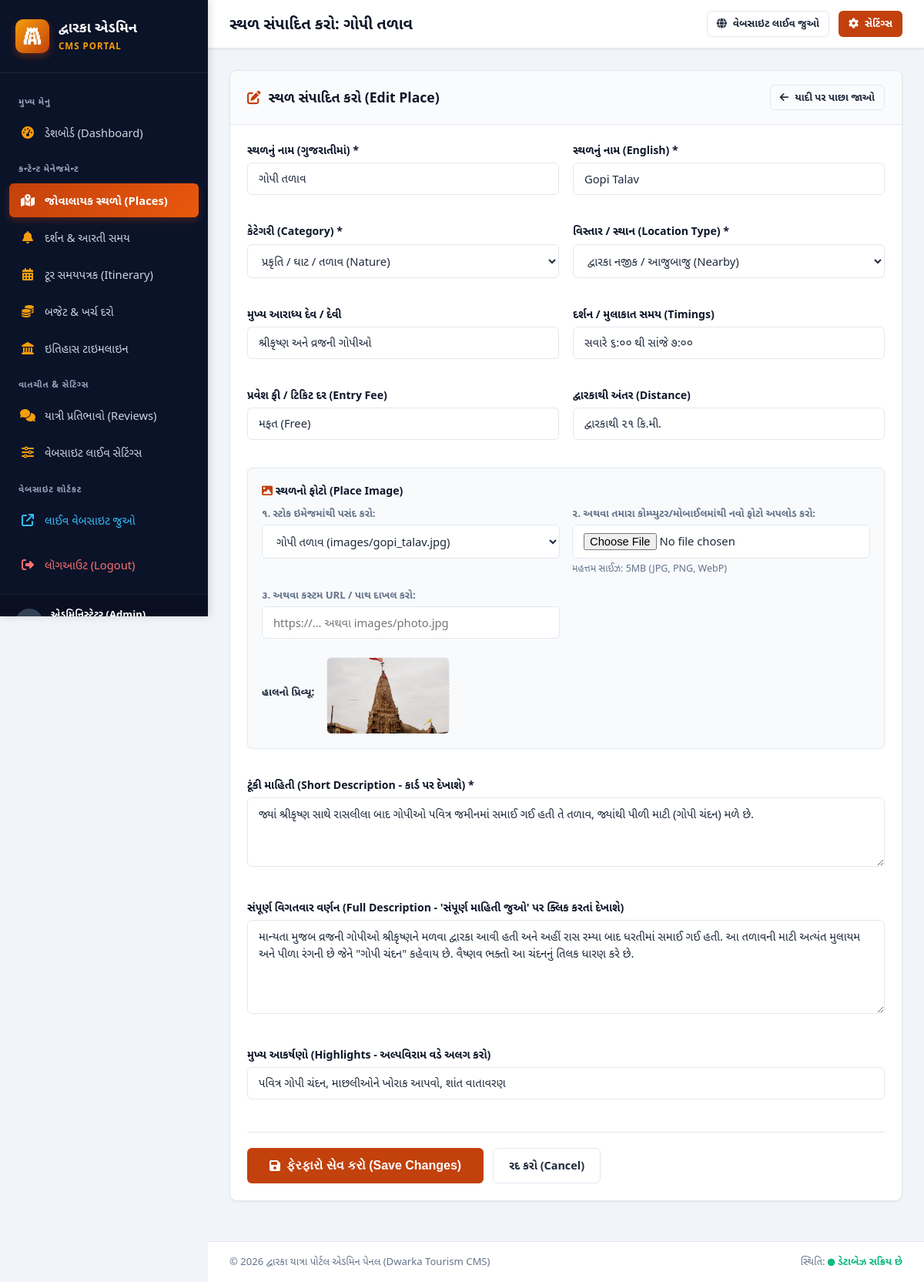
The page /admin/place_edit.php?id=11 (signed in) on the database its author committed.
### tables this page shows
CREATE TABLE `places` (
    `id` INT AUTO_INCREMENT PRIMARY KEY,
    `name_gu` VARCHAR(255) NOT NULL,
    `name_en` VARCHAR(255) NOT NULL,
    `category` ENUM('temple', 'beach', 'nature', 'historical', 'bridge') NOT NULL DEFAULT 'temple',
    `location_type` ENUM('in_dwarka', 'nearby') NOT NULL DEFAULT 'in_dwarka',
    `deity_gu` VARCHAR(255) NULL,
    `timings` VARCHAR(255) DEFAULT 'સવારે ૬:૦૦ થી રાત્રે ૯:૦૦',
    `entry_fee` VARCHAR(100) DEFAULT 'મફત (Free)',
    `distance_km` VARCHAR(100) DEFAULT 'શહેરમાં',
    `image_url` VARCHAR(500) NULL,
    `short_desc` TEXT NOT NULL,
    `full_desc` LONGTEXT NOT NULL,
    `highlights` TEXT NULL,
    `created_at` TIMESTAMP DEFAULT CURRENT_TIMESTAMP
);

### admin/place_edit.php (the view, shortened to what this page needs)
<?php
require_once __DIR__ . '/../db.php';
$id = (int)($_GET['id'] ?? 0);
$is_edit = ($id > 0);
$place = [
    'name_gu' => '',
    'name_en' => '',
    'category' => 'temple',
    'location_type' => 'in_dwarka',
    'deity_gu' => '',
    'timings' => 'સવારે ૬:૦૦ થી રાત્રે ૯:૦૦',
    'entry_fee' => 'મફત (Free)',
    'distance_km' => 'શહેરમાં',
    'image_url' => 'images/dwarkadhish.jpg',
    'short_desc' => '',
    'full_desc' => '',
    'highlights' => ''
];
if ($is_edit) {
    $stmt = $pdo->prepare("SELECT * FROM places WHERE id = ?");
    $stmt->execute([$id]);
    $existing = $stmt->fetch();
    $place = $existing;
}
$page_title = $is_edit ? "સ્થળ સંપાદિત કરો: " . htmlspecialchars($place['name_gu']) : "નવું જોવાલાયક સ્થળ ઉમેરો";
$stock_images = [
    'images/dwarkadhish.jpg' => 'દ્વારકાધીશ જગત મંદિર',
    'images/gomti_ghat.jpg' => 'ગોમતી ઘાટ & સંગમ',
    'images/sudama_setu.jpg' => 'સુદામા સેતુ',
    'images/bhadkeshwar.jpg' => 'ભડકેશ્વર મહાદેવ',
    'images/lighthouse.jpg' => 'દ્વારકા બીચ & લાઈટહાઉસ',
    'images/gita_mandir.jpg' => 'ગીતા મંદિર & શારદા પીઠ',
    'images/beyt_dwarka.jpg' => 'બેટ દ્વારકા',
    'images/nageshwar.jpg' => 'નાગેશ્વર જ્યોતિર્લિંગ',
    'images/shivrajpur.jpg' => 'શિવરાજપુર બીચ',
    'images/rukmini_temple.jpg' => 'રુક્ષ્મણી મંદિર',
    'images/gopi_talav.jpg' => 'ગોપી તળાવ',
    'images/hero_dwarka.jpg' => 'દ્વારકા હીરો વ્યૂ'
];
require_once __DIR__ . '/header.php';
?>
<div class="card">
    <div class="card-header">
        <div class="card-title">
            <i class="fa-solid <?= $is_edit ? 'fa-pen-to-square' : 'fa-plus' ?>" style="color: var(--primary);"></i>
            <?= $is_edit ? 'સ્થળ સંપાદિત કરો (Edit Place)' : 'નવું સ્થળ ઉમેરો (Add New Place)' ?>
        </div>
        <a href="places.php" class="btn btn-outline btn-sm">
            <i class="fa-solid fa-arrow-left"></i> યાદી પર પાછા જાઓ
        </a>
    </div>
    <div class="card-body">
        <form method="POST" action="" enctype="multipart/form-data">
            <div class="form-grid">
                <div class="form-group">
                    <label class="form-label" for="name_gu">
                        સ્થળનું નામ (ગુજરાતીમાં) *
                    </label>
                    <input type="text" id="name_gu" name="name_gu" class="form-control"
                           value="<?= htmlspecialchars($place['name_gu']) ?>"
                           placeholder="દા.ત. શ્રી દ્વારકાધીશ જગત મંદિર" required>
                </div>
                <div class="form-group">
                    <label class="form-label" for="name_en">
                        સ્થળનું નામ (English) *
                    </label>
                    <input type="text" id="name_en" name="name_en" class="form-control"
                           value="<?= htmlspecialchars($place['name_en']) ?>"
                           placeholder="e.g. Shree Dwarkadhish Jagat Mandir" required>
                </div>
                <div class="form-group">
                    <label class="form-label" for="category">કેટેગરી (Category) *</label>
                    <select id="category" name="category" class="form-control">
                        <option value="nature" <?= $place['category'] === 'nature' ? 'selected' : '' ?>>પ્રકૃતિ / ઘાટ / તળાવ (Nature)</option>
                    </select>
                </div>
                <div class="form-group">
                    <label class="form-label" for="location_type">વિસ્તાર / સ્થાન (Location Type) *</label>
                    <select id="location_type" name="location_type" class="form-control">
                        <option value="nearby" <?= $place['location_type'] === 'nearby' ? 'selected' : '' ?>>દ્વારકા નજીક / આજુબાજુ (Nearby)</option>
                    </select>
                </div>
                <div class="form-group">
                    <label class="form-label" for="deity_gu">મુખ્ય આરાધ્ય દેવ / દેવી</label>
                    <input type="text" id="deity_gu" name="deity_gu" class="form-control"
                           value="<?= htmlspecialchars($place['deity_gu'] ?? '') ?>"
                           placeholder="દા.ત. ભગવાન શ્રીકૃષ્ણ (રાજાધિરાજ)">
                </div>
                <div class="form-group">
                    <label class="form-label" for="timings">દર્શન / મુલાકાત સમય (Timings)</label>
                    <input type="text" id="timings" name="timings" class="form-control"
                           value="<?= htmlspecialchars($place['timings']) ?>"
                           placeholder="દા.ત. સવારે ૬:૩૦ થી બપોરે ૧:૦૦ અને સાંજે ૫:૦૦ થી ૯:૩૦">
                </div>
                <div class="form-group">
                    <label class="form-label" for="entry_fee">પ્રવેશ ફી / ટિકિટ દર (Entry Fee)</label>
                    <input type="text" id="entry_fee" name="entry_fee" class="form-control"
                           value="<?= htmlspecialchars($place['entry_fee']) ?>"
                           placeholder="દા.ત. મફત (Free) અથવા ₹૫૦ પ્રતિ વ્યક્તિ">
                </div>
                <div class="form-group">
                    <label class="form-label" for="distance_km">દ્વારકાથી અંતર (Distance)</label>
                    <input type="text" id="distance_km" name="distance_km" class="form-control"
                           value="<?= htmlspecialchars($place['distance_km']) ?>"
                           placeholder="દા.ત. દ્વારકા શહેર કેન્દ્ર અથવા દ્વારકાથી ૧૬ કિ.મી.">
                </div>
                <div class="form-group full-width" style="background: #f8fafc; padding: 18px; border-radius: var(--radius-sm); border: 1px solid var(--border);">
                    <label class="form-label"><i class="fa-solid fa-image" style="color: var(--primary);"></i> સ્થળનો ફોટો (Place Image)</label>
                    <div style="display: grid; grid-template-columns: repeat(auto-fit, minmax(260px, 1fr)); gap: 16px; margin-top: 10px;">
                        <div>
                            <label style="font-size: 0.82rem; font-weight: 600; color: var(--text-muted); display: block; margin-bottom: 4px;">
                                ૧. સ્ટોક ઇમેજમાંથી પસંદ કરો:
                            </label>
                            <select id="existing_image" name="existing_image" class="form-control" onchange="previewStockImage(this.value)">
                                <?php foreach ($stock_images as $path => $label): ?>
                                    <option value="<?= $path ?>" <?= $place['image_url'] === $path ? 'selected' : '' ?>>
                                        <?= htmlspecialchars($label) ?> (<?= $path ?>)
                                    </option>
                                <?php endforeach; ?>
                            </select>
                        </div>
                        <div>
                            <label style="font-size: 0.82rem; font-weight: 600; color: var(--text-muted); display: block; margin-bottom: 4px;">
                                ૨. અથવા તમારા કોમ્પ્યુટર/મોબાઈલમાંથી નવો ફોટો અપલોડ કરો:
                            </label>
                            <input type="file" name="image_file" id="image_file" class="form-control" accept="image/*" onchange="previewUploadImage(this)">
                            <div class="form-hint">મહત્તમ સાઈઝ: 5MB (JPG, PNG, WebP)</div>
                        </div>
                        <div>
                            <label style="font-size: 0.82rem; font-weight: 600; color: var(--text-muted); display: block; margin-bottom: 4px;">
                                ૩. અથવા કસ્ટમ URL / પાથ દાખલ કરો:
                            </label>
                            <input type="text" name="custom_image_url" id="custom_image_url" class="form-control"
                                   placeholder="https://... અથવા images/photo.jpg" oninput="previewCustomUrl(this.value)">
                        </div>
                    </div>
                    <div style="display: flex; align-items: center; gap: 16px; margin-top: 14px;">
                        <span style="font-size: 0.85rem; font-weight: 600;">હાલનો પ્રિવ્યૂ:</span>
                        <div class="img-preview-box" style="width: 160px; height: 100px;">
                            <img id="imagePreview" src="../<?= htmlspecialchars($place['image_url'] ?: 'images/hero_dwarka.jpg') ?>"
                                 alt="Preview" onerror="this.src='../images/dwarkadhish.jpg'">
                        </div>
                    </div>
                </div>
                <div class="form-group full-width">
                    <label class="form-label" for="short_desc">
                        ટૂંકી માહિતી (Short Description - કાર્ડ પર દેખાશે) *
                    </label>
                    <textarea id="short_desc" name="short_desc" class="form-control" rows="2"
                              placeholder="મુલાકાતીઓને એક-બે વાક્યમાં સ્થળની મુખ્ય વિશેષતા સમજાવો..." required><?= htmlspecialchars($place['short_desc']) ?></textarea>
                </div>
                <div class="form-group full-width">
                    <label class="form-label" for="full_desc">
                        સંપૂર્ણ વિગતવાર વર્ણન (Full Description - 'સંપૂર્ણ માહિતી જુઓ' પર ક્લિક કરતાં દેખાશે)
                    </label>
                    <textarea id="full_desc" name="full_desc" class="form-control" rows="5"
                              placeholder="મંદિરનો ઇતિહાસ, કથા, વાસ્તુ સ્થાપત્ય અને ધાર્મિક મહત્વ વિગતવાર લખો..."><?= htmlspecialchars($place['full_desc']) ?></textarea>
                </div>
                <div class="form-group full-width">
                    <label class="form-label" for="highlights">
                        મુખ્ય આકર્ષણો (Highlights - અલ્પવિરામ વડે અલગ કરો)
                    </label>
                    <input type="text" id="highlights" name="highlights" class="form-control"
                           value="<?= htmlspecialchars($place['highlights'] ?? '') ?>"
                           placeholder="દા.ત. ૫૨ ગજની ધજા, સ્વર્ગ દ્વાર, મોક્ષ દ્વાર, ચતુર્ભુજ શ્યામ મૂર્તિ">
                </div>
            </div>
            <div style="margin-top: 24px; padding-top: 20px; border-top: 1px solid var(--border); display: flex; gap: 12px;">
                <button type="submit" class="btn btn-primary" style="padding: 11px 28px; font-size: 1rem;">
                    <i class="fa-solid fa-floppy-disk"></i> <?= $is_edit ? 'ફેરફારો સેવ કરો (Save Changes)' : 'સ્થળ ઉમેરો (Add Place)' ?>
                </button>
                <a href="places.php" class="btn btn-outline" style="padding: 11px 20px;">
                    રદ કરો (Cancel)
                </a>
            </div>
        </form>
    </div>
</div>
<?php require_once __DIR__ . '/footer.php'; ?>

### admin/header.php (shortened to what this page needs)
<?php
$current_page = basename($_SERVER['PHP_SELF']);
$admin_name = $_SESSION['admin_name'] ?? 'Admin';
?>
<!DOCTYPE html>
<html lang="gu">
<head>
    <link rel="stylesheet" href="https://cdnjs.cloudflare.com/ajax/libs/font-awesome/6.4.0/css/all.min.css">
    <link rel="stylesheet" href="css/admin.css">
</head>
<body>
<div class="admin-wrapper">
    <aside class="admin-sidebar" id="adminSidebar">
        <div class="sidebar-header">
            <div class="logo-badge">
                <i class="fa-solid fa-gopuram"></i>
            </div>
            <div>
                <h2>દ્વારકા એડમિન</h2>
                <span>CMS PORTAL</span>
            </div>
        </div>
        <nav class="sidebar-nav">
            <span class="nav-section-title">મુખ્ય મેનુ</span>
            <a href="index.php" class="<?= $current_page === 'index.php' ? 'active' : '' ?>">
                <i class="fa-solid fa-gauge-high"></i> ડેશબોર્ડ (Dashboard)
            </a>
            <span class="nav-section-title">કન્ટેન્ટ મેનેજમેન્ટ</span>
            <a href="places.php" class="<?= in_array($current_page, ['places.php', 'place_edit.php']) ? 'active' : '' ?>">
                <i class="fa-solid fa-map-location-dot"></i> જોવાલાયક સ્થળો (Places)
            </a>
            <a href="aarti.php" class="<?= $current_page === 'aarti.php' ? 'active' : '' ?>">
                <i class="fa-solid fa-bell"></i> દર્શન & આરતી સમય
            </a>
            <a href="itineraries.php" class="<?= $current_page === 'itineraries.php' ? 'active' : '' ?>">
                <i class="fa-solid fa-calendar-days"></i> ટૂર સમયપત્રક (Itinerary)
            </a>
            <a href="budget.php" class="<?= $current_page === 'budget.php' ? 'active' : '' ?>">
                <i class="fa-solid fa-coins"></i> બજેટ & ખર્ચ દરો
            </a>
            <a href="history.php" class="<?= $current_page === 'history.php' ? 'active' : '' ?>">
                <i class="fa-solid fa-landmark"></i> ઇતિહાસ ટાઇમલાઇન
            </a>
            <span class="nav-section-title">વાતચીત & સેટિંગ્સ</span>
            <a href="reviews.php" class="<?= $current_page === 'reviews.php' ? 'active' : '' ?>">
                <i class="fa-solid fa-comments"></i> યાત્રી પ્રતિભાવો (Reviews)
            </a>
            <a href="settings.php" class="<?= $current_page === 'settings.php' ? 'active' : '' ?>">
                <i class="fa-solid fa-sliders"></i> વેબસાઇટ લાઈવ સેટિંગ્સ
            </a>
            <span class="nav-section-title">વેબસાઇટ શોર્ટકટ</span>
            <a href="../index.php" target="_blank" style="color: #38bdf8;">
                <i class="fa-solid fa-arrow-up-right-from-square" style="color: #38bdf8;"></i> લાઈવ વેબસાઇટ જુઓ
            </a>
            <a href="logout.php" style="color: #f87171; margin-top: 10px;">
                <i class="fa-solid fa-right-from-bracket" style="color: #f87171;"></i> લૉગઆઉટ (Logout)
            </a>
        </nav>
        <div class="sidebar-footer">
            <div class="user-info">
                <div class="user-avatar">
                </div>
                <div class="user-text">
                    <strong><?= htmlspecialchars($admin_name) ?></strong>
                </div>
            </div>
        </div>
    </aside>
    <div class="admin-main">
        <header class="admin-topbar">
            <div class="topbar-left">
                <div class="topbar-title">
                    <?= $page_title ?? 'ડેશબોર્ડ' ?>
                </div>
            </div>
            <div class="topbar-actions">
                <a href="../index.php" target="_blank" class="btn btn-outline btn-sm" title="મુખ્ય વેબસાઇટ નવી ટેબમાં ખોલો">
                    <i class="fa-solid fa-globe"></i> વેબસાઇટ લાઈવ જુઓ
                </a>
                <a href="settings.php" class="btn btn-primary btn-sm">
                    <i class="fa-solid fa-gear"></i> સેટિંગ્સ
                </a>
            </div>
        </header>
        <main class="admin-content">

### rows shown on the page
places: name_gu "સ્થળ સંપાદિત કરો: ગોપી તળાવ", name_gu "ગોપી તળાવ", name_en "Gopi Talav", category "પ્રકૃતિ / ઘાટ / તળાવ (Nature)", location_type "દ્વારકા નજીક / આજુબાજુ (Nearby)", deity_gu "શ્રીકૃષ્ણ અને વ્રજની ગોપીઓ", timings "સવારે ૬:૦૦ થી સાંજે ૭:૦૦", entry_fee "મફત (Free)", distance_km "દ્વારકાથી ૨૧ કિ.મી.", existing_image "ગોપી તળાવ (images/gopi_talav.jpg)", short_desc "જ્યાં શ્રીકૃષ્ણ સાથે રાસલીલા બાદ ગોપીઓ પવિત્ર જમીનમાં સમાઈ ગઈ હતી તે તળાવ, જ્યાંથી પીળી માટી (ગોપી ચંદન) મળે છે.", full_desc "માન્યતા મુજબ વ્રજની ગોપીઓ શ્રીકૃષ્ણને મળવા દ્વારકા આવી હતી અને અહીં રાસ રમ્યા બાદ ધરતીમાં સમાઈ ગઈ હતી. આ તળાવની માટી અત્યંત મુલાયમ અને પીળા રંગની છે જેને \"ગોપી ચંદન\" કહેવાય છે. વૈષ્ણવ ભક્તો આ ચંદનનું તિલક ધારણ કરે છે.", highlights "પવિત્ર ગોપી ચંદન, માછલીઓને ખોરાક આપવો, શાંત વાતાવરણ"
